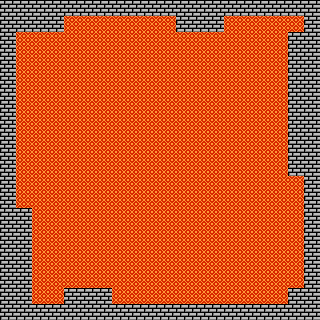

The image is a tile-based game level rendered from a .tmx file. Its description and complete source (layers, tilesets, objects, tile grids) follow:
An orthogonal 20x20 tile map with 16x16 px tiles, 2 tile layers (bg, collision).

<map version="1.10" tiledversion="1.10.2" orientation="orthogonal" renderorder="right-down" width="20" height="20" tilewidth="16" tileheight="16" infinite="0" nextlayerid="4" nextobjectid="1">
 <tileset firstgid="1" source="casino_main2.tsx" />
 <layer id="1" name="bg" width="20" height="20">
  <data encoding="csv">
0,0,0,0,0,0,0,0,0,0,0,0,0,0,0,0,0,0,0,0,
0,414,414,414,923,923,923,923,923,923,923,923,923,923,923,923,923,923,923,0,
0,923,923,923,923,923,923,923,923,923,923,923,923,923,923,923,923,923,414,0,
0,923,923,923,923,923,923,923,923,923,923,923,923,923,923,923,923,923,414,0,
0,923,923,923,923,923,923,923,923,923,923,923,923,923,923,923,923,923,414,0,
0,923,923,923,923,923,923,923,923,923,923,923,923,923,923,923,923,923,414,0,
0,923,923,923,923,923,923,923,923,923,923,923,923,923,923,923,923,923,414,0,
0,923,923,923,923,923,923,923,923,923,923,923,923,923,923,923,923,923,414,0,
0,923,923,923,923,923,923,923,923,923,923,923,923,923,923,923,923,923,923,0,
0,923,923,923,923,923,923,923,923,923,923,923,923,923,923,923,923,923,923,0,
0,923,923,923,923,923,923,923,923,923,923,923,923,923,923,923,923,923,923,0,
0,923,923,923,923,923,923,923,923,923,923,923,923,923,923,923,923,923,923,0,
0,923,923,923,923,923,923,923,923,923,923,923,923,923,923,923,923,923,923,0,
0,414,923,923,923,923,923,923,923,923,923,923,923,923,923,923,923,923,923,0,
0,414,923,923,923,923,923,923,923,923,923,923,923,923,923,923,923,923,923,0,
0,414,923,923,923,923,923,923,923,923,923,923,923,923,923,923,923,923,923,0,
0,414,923,923,923,923,923,923,923,923,923,923,923,923,923,923,923,923,923,0,
0,0,923,923,923,923,923,923,923,923,923,923,923,923,923,923,923,923,923,0,
0,0,923,923,0,0,0,923,923,923,923,923,923,923,923,923,923,923,414,0,
0,0,0,0,0,0,0,0,0,0,0,0,0,0,0,0,0,0,0,0
</data>
 </layer>
 <layer id="3" name="collision" width="20" height="20">
  <data encoding="csv">
414,414,414,414,414,414,414,414,414,414,414,414,414,414,414,414,414,414,414,414,
414,0,0,0,0,0,0,0,0,0,0,414,414,414,0,0,0,0,0,414,
414,0,0,0,0,0,0,0,0,0,0,0,0,0,0,0,0,0,414,414,
414,0,0,0,0,0,0,0,0,0,0,0,0,0,0,0,0,0,414,414,
414,0,0,0,0,0,0,0,0,0,0,0,0,0,0,0,0,0,414,414,
414,0,0,0,0,0,0,0,0,0,0,0,0,0,0,0,0,0,414,414,
414,0,0,0,0,0,0,0,0,0,0,0,0,0,0,0,0,0,414,414,
414,0,0,0,0,0,0,0,0,0,0,0,0,0,0,0,0,0,414,414,
414,0,0,0,0,0,0,0,0,0,0,0,0,0,0,0,0,0,414,414,
414,0,0,0,0,0,0,0,0,0,0,0,0,0,0,0,0,0,414,414,
414,0,0,0,0,0,0,0,0,0,0,0,0,0,0,0,0,0,414,414,
414,0,0,0,0,0,0,0,0,0,0,0,0,0,0,0,0,0,0,414,
414,0,0,0,0,0,0,0,0,0,0,0,0,0,0,0,0,0,0,414,
414,0,0,0,0,0,0,0,0,0,0,0,0,0,0,0,0,0,0,414,
414,0,0,0,0,0,0,0,0,0,0,0,0,0,0,0,0,0,0,414,
414,0,0,0,0,0,0,0,0,0,0,0,0,0,0,0,0,0,0,414,
414,0,0,0,0,0,0,0,0,0,0,0,0,0,0,0,0,0,0,414,
414,414,0,0,0,0,0,0,0,0,0,0,0,0,0,0,0,0,0,414,
414,414,0,0,414,414,414,0,0,0,0,0,0,0,0,0,0,0,0,414,
414,414,414,414,414,414,414,414,414,414,414,414,414,414,414,414,414,414,414,414
</data>
 </layer>
 <objectgroup id="2" name="Object Layer 1" />
</map>